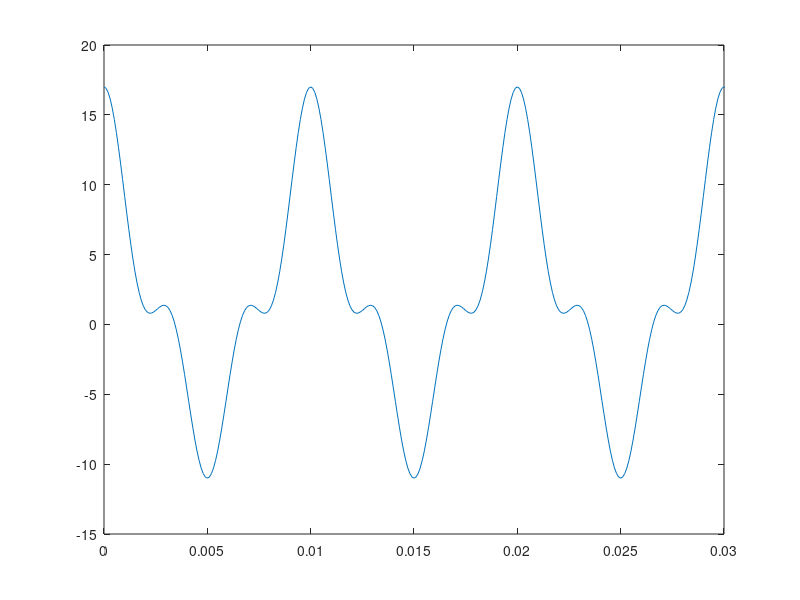
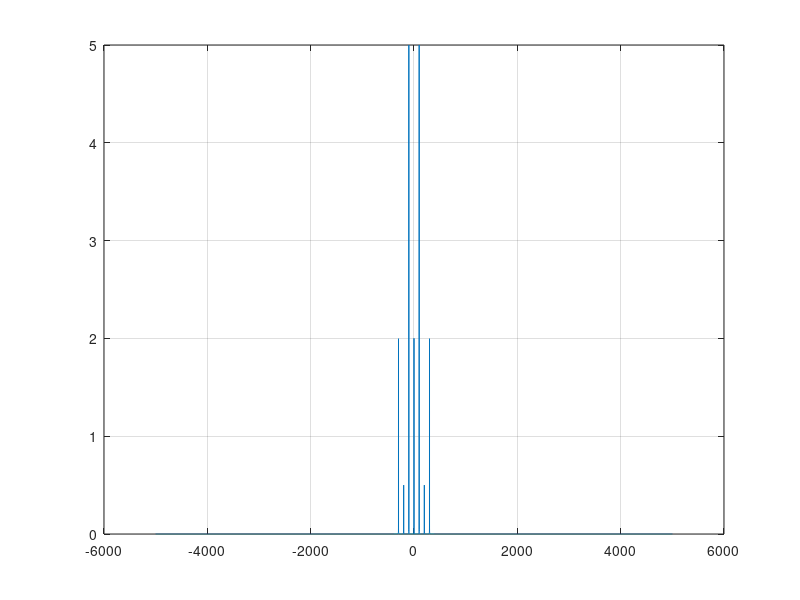

Source code (MATLAB) for these figures, in order:
clc; clear all; close all

% amplitude de cada componente do sinal; 
A1 = 10;
A2 = 1;
A3 = 4;

% definindo frequências das componentes do sinal; 
f1 = 100;
f2 = 200;
f3 = 300;

% definindo periodo e frequência de amostragem; 
fs = 50*f2;
Ts = 1/fs;
T = 1/f1;

% definindo priodos do sinal; 
t_inicial = 0;
t_final = 2;

% vetor "t" correspondente ao periodo de análise (dominio da frequência); 
t = [t_inicial:Ts:t_final];

% calculando o passo no dominio da frequência; 
passo_f = 1/t_final;

% vetor "f" correspondente ao periodo de análise (dominio da frequência); 
f = [-fs/2:passo_f:fs/2];


% definição das funções de cada componente do sinal; 
x1_t = A1*cos(2*pi*f1*t);
x2_t = A2*cos(2*pi*f2*t);
x3_t = A3*cos(2*pi*f3*t);

% adicionando uma componente DC ao sinal; 

x4_t = 2; 

% somátório das componentes para compor o sinal completo
x_t = x1_t + x2_t + x3_t + x4_t;

% realizando a FFT (fast Fourier Transform) do sinal para o domínio da frequência; 
X_f = fft(x_t)/length(x_t);
X_f = fftshift(X_f);

% Plotagem do sinal no domínio do tempo; 
figure(1)
plot(t,x_t)
xlim([0 3*T])

% Plotagem do sinal no domínio da frequência; 
figure(2)
plot(f,abs(X_f))
grid on

% Calculando a potência AC do sinal; 
Pot_AC = var(x_t)

% Calculando a potência DC do sinal; 
Pot_DC = mean(x_t)^2

% Potência total do sinal; 
Pot_Media_Total = Pot_AC + Pot_DC

% Calculando a potência média do sinal; 
Pot_Media_Total = 1/length(x_t)*sum(x_t.^2)

